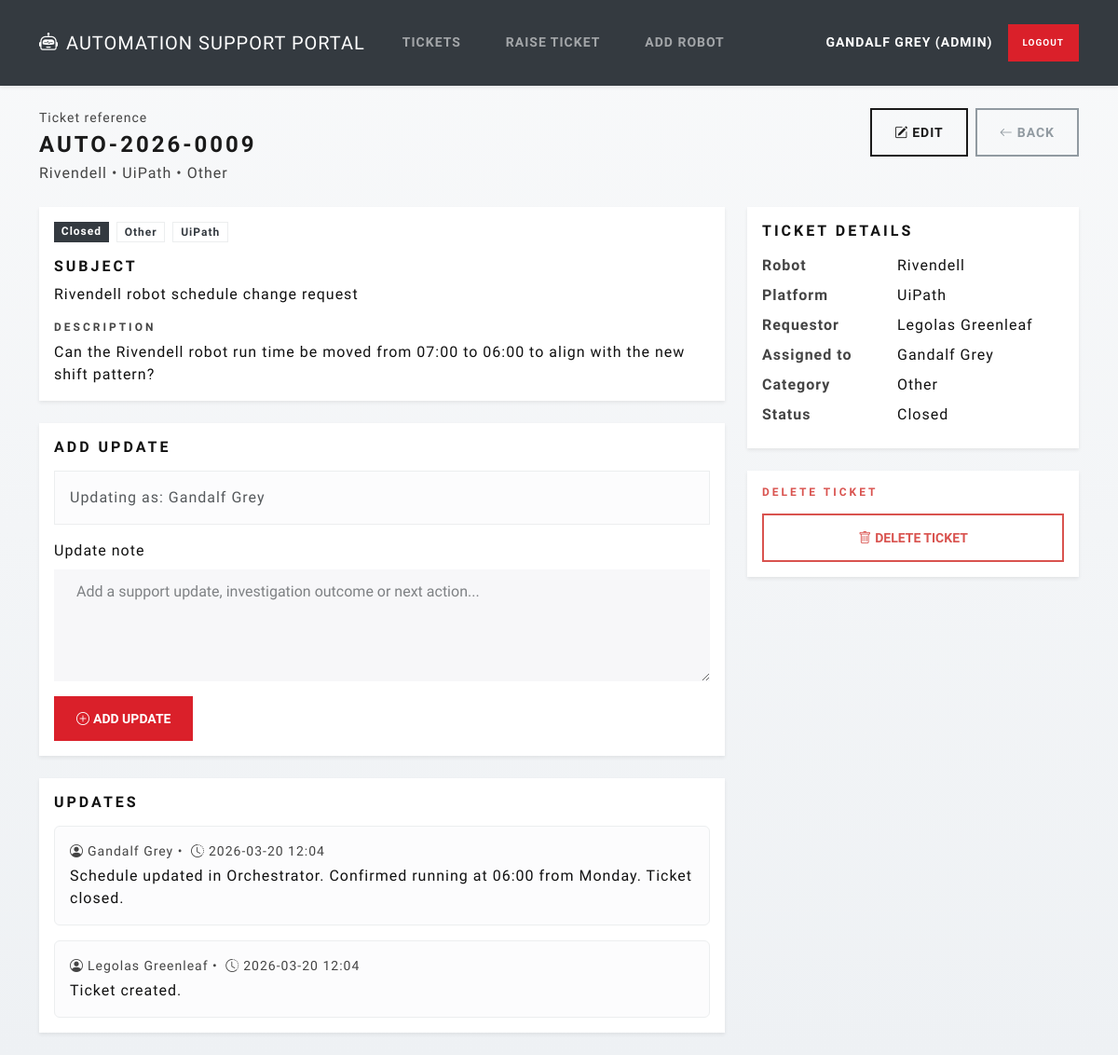
The app's page /tickets/9 (signed in) with its own data.
### models.py (models this page shows, shortened)
class User(db.Model):
    id = db.Column(db.Integer, primary_key=True)
    name = db.Column(db.String(80), nullable=False)
    email = db.Column(db.String(120), unique=True, nullable=False)  # Email must be unique
    role = db.Column(db.String(10), nullable=False, default="regular")
    password_hash = db.Column(db.String(255), nullable=False)  # Stored as a hash

class Ticket(db.Model):
    id = db.Column(db.Integer, primary_key=True)
    ticket_ref = db.Column(db.String(30), unique=True, nullable=False)
    robot_id = db.Column(db.Integer, db.ForeignKey("robot.id"), nullable=False)
    robot = db.relationship("Robot", backref=db.backref("tickets", lazy=True))
    created_by_user_id = db.Column(db.Integer, db.ForeignKey("user.id"), nullable=False)
    created_by = db.relationship("User", foreign_keys=[created_by_user_id])
    assigned_to_user_id = db.Column(db.Integer, db.ForeignKey("user.id"), nullable=True)
    assigned_to = db.relationship("User", foreign_keys=[assigned_to_user_id])
    category = db.Column(db.String(30), nullable=False)
    subject = db.Column(db.String(140), nullable=False)
    description = db.Column(db.Text, nullable=False)
    status = db.Column(db.String(30), nullable=False, default="New")
    updated_at = db.Column(db.DateTime, default=lambda: datetime.now(UTC), onupdate=lambda: datetime.now(UTC))

class Robot(db.Model):
    id = db.Column(db.Integer, primary_key=True)
    name = db.Column(db.String(120), nullable=False)
    platform = db.Column(db.String(40), nullable=False)
    is_active = db.Column(db.Boolean, nullable=False, default=True)

class TicketUpdate(db.Model):
    id = db.Column(db.Integer, primary_key=True)
    ticket_id = db.Column(db.Integer, db.ForeignKey("ticket.id"), nullable=False)
    ticket = db.relationship(
        "Ticket",
        backref=db.backref("updates", lazy=True, cascade="all, delete-orphan")
    )
    updated_by_user_id = db.Column(db.Integer, db.ForeignKey("user.id"), nullable=False)
    updated_by = db.relationship("User")
    note = db.Column(db.Text, nullable=False)
    created_at = db.Column(db.DateTime, default=lambda: datetime.now(UTC))

### app.py (the view, shortened to what this page needs)
@app.route("/tickets/<int:ticket_id>", methods=["GET", "POST"])  # Display a ticket and its update history
@login_required
def ticket_detail(ticket_id):
    ticket = Ticket.query.get_or_404(ticket_id)
    updates = (
        TicketUpdate.query
        .filter_by(ticket_id=ticket.id)
        .order_by(TicketUpdate.created_at.desc())
        .all()
    )
    return render_template(
        "ticket_detail.html",
        ticket=ticket,
        updates=updates
    )

### helpers.py (called while the page is built)
def login_required(view_func):  # redirect unauthenticated users to the login page
    @wraps(view_func)
    def wrapper(*args, **kwargs):
        if "user_id" not in session:
            return redirect(url_for("login"))
        return view_func(*args, **kwargs)
    return wrapper

### templates/ticket_detail.html (shortened to what this page needs)
{% extends "base.html" %}
{% block content %}
<div class="d-flex justify-content-between align-items-start mb-4">
  <div>
    <div class="text-muted small mb-1">Ticket reference</div>
    <h1 class="h3 mb-1">{{ ticket.ticket_ref }}</h1>
    <div class="text-muted">
      {{ ticket.robot.name }} • {{ ticket.robot.platform }} • {{ ticket.category }}
    </div>
  </div>
  <div class="d-flex gap-2">
    <a class="btn btn-outline-primary" href="{{ url_for('edit_ticket', ticket_id=ticket.id) }}">
      <i class="bi bi-pencil-square me-1"></i>Edit
    </a>
    <a class="btn btn-outline-secondary" href="{{ url_for('list_tickets') }}">
      <i class="bi bi-arrow-left me-1"></i>Back
    </a>
  </div>
</div>
<div class="row g-4">
  <div class="col-lg-8">
    <div class="card shadow-sm border-0 mb-4">
      <div class="card-body">
        <div class="d-flex flex-wrap gap-2 mb-3">
          {% set badge = "secondary" %}
          {% if ticket.status == "New" %}{% set badge = "warning" %}{% endif %}
          {% if ticket.status == "In Progress" %}{% set badge = "info" %}{% endif %}
          {% if ticket.status == "Waiting on Requestor" %}{% set badge = "primary" %}{% endif %}
          {% if ticket.status == "Resolved" %}{% set badge = "success" %}{% endif %}
          {% if ticket.status == "Closed" %}{% set badge = "dark" %}{% endif %}
          <span class="badge text-bg-{{ badge }}">{{ ticket.status }}</span>
          <span class="badge bg-light text-dark border">{{ ticket.category }}</span>
          <span class="badge bg-light text-dark border">{{ ticket.robot.platform }}</span>
        </div>
        <h2 class="h5 mb-2">Subject</h2>
        <p class="fw-semibold fs-5 mb-3">{{ ticket.subject }}</p>
        <h3 class="h6 text-muted mb-2">Description</h3>
        <p class="mb-0">{{ ticket.description }}</p>
      </div>
    </div>
    <div class="card shadow-sm border-0 mb-4">
      <div class="card-body">
        <h2 class="h5 mb-3">Add update</h2>
        <div class="alert alert-light border mb-3">
          <strong>Updating as:</strong> {{ session.get("user_name") }}
        </div>
        <form method="post">
          <div class="mb-3">
            <label for="note" class="form-label">Update note</label>
            <textarea
              id="note"
              name="note"
              rows="4"
              class="form-control"
              placeholder="Add a support update, investigation outcome or next action..."
              required></textarea>
          </div>
          <button class="btn btn-primary" type="submit">
            <i class="bi bi-plus-circle me-1"></i>Add update
          </button>
        </form>
      </div>
    </div>
    <div class="card shadow-sm border-0">
      <div class="card-body">
        <h2 class="h5 mb-3">Updates</h2>
        {% if updates %}
          <div class="d-flex flex-column gap-3">
            {% for u in updates %}
              <div class="border rounded p-3 bg-light-subtle">
                <div class="small text-muted mb-1">
                  <i class="bi bi-person-circle me-1"></i>{{ u.updated_by.name }}
                  •
                  <i class="bi bi-clock-history ms-1 me-1"></i>{{ u.created_at.strftime("%Y-%m-%d %H:%M") }}
                </div>
                <div>{{ u.note }}</div>
              </div>
            {% endfor %}
          </div>
        {% else %}
          <div class="alert alert-info mb-0">
            No updates have been added yet.
          </div>
        {% endif %}
      </div>
    </div>
  </div>
  <div class="col-lg-4">
    <div class="card shadow-sm border-0 mb-4">
      <div class="card-body">
        <h2 class="h5 mb-3">Ticket details</h2>
        <dl class="row mb-0">
          <dt class="col-5 text-muted">Robot</dt>
          <dd class="col-7">{{ ticket.robot.name }}</dd>
          <dt class="col-5 text-muted">Platform</dt>
          <dd class="col-7">{{ ticket.robot.platform }}</dd>
          <dt class="col-5 text-muted">Requestor</dt>
          <dd class="col-7">{{ ticket.created_by.name }}</dd>
          <dt class="col-5 text-muted">Assigned to</dt>
          <dd class="col-7">
            {{ ticket.assigned_to.name if ticket.assigned_to else "Unassigned" }}
          </dd>
          <dt class="col-5 text-muted">Category</dt>
          <dd class="col-7">{{ ticket.category }}</dd>
          <dt class="col-5 text-muted">Status</dt>
          <dd class="col-7">{{ ticket.status }}</dd>
        </dl>
      </div>
    </div>
    {% if session.get("user_role") == "admin" %}
    <div class="card shadow-sm border-0">
      <div class="card-body">
        <h2 class="h6 text-danger mb-3">Delete ticket</h2>
        <form method="post"
              action="{{ url_for('delete_ticket', ticket_id=ticket.id) }}"
              onsubmit="return confirm('Delete this ticket?');">
          <button class="btn btn-outline-danger w-100" type="submit">
            <i class="bi bi-trash me-1"></i>Delete ticket
          </button>
        </form>
      </div>
    </div>
    {% endif %}
  </div>
</div>
{% endblock %}

### templates/base.html (shortened to what this page needs)
<!doctype html>
<html lang="en">
<head>
  <link href="https://cdn.jsdelivr.net/npm/bootswatch@5.3.3/dist/lux/bootstrap.min.css" rel="stylesheet">
  <link href="https://cdn.jsdelivr.net/npm/bootstrap-icons@1.11.3/font/bootstrap-icons.css" rel="stylesheet">
</head>
<body>
<nav class="navbar navbar-expand-lg navbar-dark bg-dark shadow-sm">
  <div class="container">
    <a class="navbar-brand fw-semibold" href="{{ url_for('list_tickets') }}">
      <i class="bi bi-robot me-2"></i>Automation Support Portal
    </a>
    <div class="collapse navbar-collapse" id="nav">
      {% if session.get("user_id") %}
        <ul class="navbar-nav me-auto">
          <li class="nav-item">
            <a class="nav-link" href="{{ url_for('list_tickets') }}">Tickets</a>
          </li>
          <li class="nav-item">
            <a class="nav-link" href="{{ url_for('add_ticket') }}">Raise Ticket</a>
          </li>
          {% if session.get("user_role") == "admin" %}
          <li class="nav-item">
            <a class="nav-link" href="{{ url_for('add_robot') }}">Add Robot</a>
          </li>
          {% endif %}
        </ul>
        <span class="navbar-text text-white small me-3">
          {{ session.get("user_name") }} ({{ session.get("user_role") }})
        </span>
        <a class="btn btn-primary btn-sm" href="{{ url_for('logout') }}">Logout</a>
      {% else %}
        <ul class="navbar-nav me-auto"></ul>
        <a class="btn btn-outline-light btn-sm me-2" href="{{ url_for('login') }}">Login</a>
        <a class="btn btn-primary btn-sm" href="{{ url_for('register') }}">Register</a>
      {% endif %}
    </div>
  </div>
</nav>
<main class="container py-4">
  {% block content %}{% endblock %}
</main>
</body>
</html>

### templates/base.html (style rules this page uses)
:root { --bs-primary: #da202a; --bs-primary-rgb: 218, 32, 42; --bs-body-color: #111111; --bs-body-font-size: 1rem; }
body { background: linear-gradient(180deg, #f8f9fa 0%, #eef1f4 100%); min-height: 100vh; font-size: 1rem; color: #111111; }
p, li, td, th, dd, dt, label, span, div { color: #111111; }
.text-muted { color: #444444 !important; }
.small, small { color: #444444; font-size: 0.875rem; }
.form-label { color: #111111; font-weight: 500; font-size: 1rem; }
.form-control, .form-select { color: #111111; font-size: 1rem; }
.btn-primary { background-color: #da202a; border-color: #da202a; }
a { color: #da202a; }

### records on screen
User: get "GANDALF GREY", get "ADMIN", get "Gandalf Grey", assigned_to "Gandalf Grey"
Ticket: ticket_ref "AUTO-2026-0009", category "Other", status "Closed", subject "Rivendell robot schedule change request", description "Can the Rivendell robot run time be moved from 07:00 to 06:00 to align with the new shift pattern?"
Robot: robot.name "Rivendell", robot.platform "UiPath"
TicketUpdate: updated_by.name "Gandalf Grey", created_at "2026-03-20 12:04", note "Schedule updated in Orchestrator. Confirmed running at 06:00 from Monday. Ticket closed."
TicketUpdate: updated_by.name "Legolas Greenleaf", created_at "2026-03-20 12:04", note "Ticket created."
User: created_by.name "Legolas Greenleaf"
